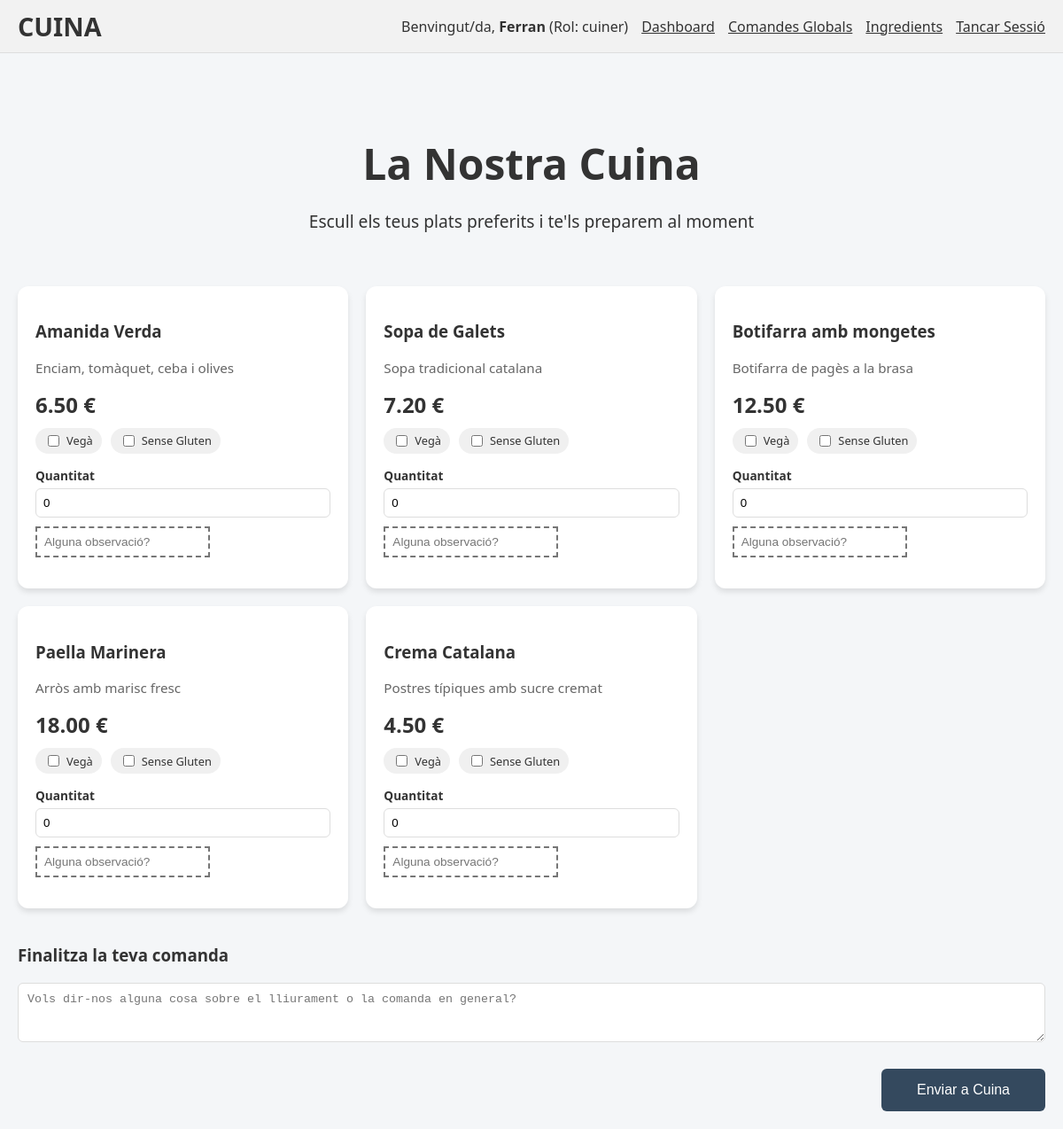
The page /public/menjar.php (signed in) on the database its author committed.
### tables this page shows
CREATE TABLE `plats` (
  `id` INT AUTO_INCREMENT PRIMARY KEY,
  `categoria_id` INT NOT NULL,
  `nom` VARCHAR(160) NOT NULL,
  `descripcio` TEXT,
  `preu` DECIMAL(10,2) NOT NULL,
  `imatge_url` VARCHAR(255),
  `disponible` BOOLEAN DEFAULT TRUE,
  FOREIGN KEY (`categoria_id`) REFERENCES `categories`(`id`)
);

### public/menjar.php (called while the page is built, shortened)
<?php
require_once __DIR__ . '/../src/database.php';
$plats = $dbConnection->query("SELECT * FROM plats WHERE disponible = 1")->fetch_all(MYSQLI_ASSOC);
require_once __DIR__ . '/../views/menjar.view.php';
?>

### views/menjar.view.php (the view, shortened to what this page needs)
<!DOCTYPE html>
<html lang="ca">
<head>
    <link rel="stylesheet" href="css/styles.css">
</head>
<body>
    <?php require_once __DIR__ . '/partials/header.php'; ?>
    <div class="container">
        <header style="background: none; box-shadow: none; padding: 40px 0; text-align: center; flex-direction: column;">
            <h1 style="font-size: 3rem; margin-bottom: 10px;">La Nostra Cuina</h1>
            <p style="color: var(--grey); font-size: 1.2rem;">Escull els teus plats preferits i te'ls preparem al moment</p>
        </header>
        <form action="menjar.php" method="POST">
            <div class="menu-grid">
                <?php foreach ($plats as $plat): ?>
                    <div class="menu-item">
                        <div class="menu-content">
                            <h3><?php echo htmlspecialchars($plat['nom']); ?></h3>
                            <p style="color: #666; font-size: 0.95rem; margin-bottom: 15px;">
                                <?php echo htmlspecialchars($plat['descripcio']); ?>
                            </p>
                            <div class="price"><?php echo number_format($plat['preu'], 2); ?> €</div>
                            <div class="dietary-tags">
                                <label class="badge badge-vega">
                                    <input type="checkbox" name="items[<?php echo $plat['id']; ?>][vega]"> Vegà
                                </label>
                                <label class="badge badge-gluten">
                                    <input type="checkbox" name="items[<?php echo $plat['id']; ?>][sense_gluten]"> Sense Gluten
                                </label>
                            </div>
                            <div class="form-group" style="margin-bottom: 10px;">
                                <label style="font-size: 0.85rem;">Quantitat</label>
                                <input type="number" name="items[<?php echo $plat['id']; ?>][quantitat]" value="0" min="0" max="10" style="padding: 8px;">
                            </div>
                            <input type="text" name="items[<?php echo $plat['id']; ?>][comentaris]"
                                   placeholder="Alguna observació?"
                                   class="form-group" style="padding: 8px; font-size: 0.85rem; border-style: dashed;">
                        </div>
                    </div>
                <?php endforeach; ?>
            </div>
            <div class="card" style="margin-top: 40px; border-left: 5px solid var(--secondary);">
                <h3 style="margin-top: 0;">Finalitza la teva comanda</h3>
                <div class="form-group">
                    <textarea name="notes_generals" placeholder="Vols dir-nos alguna cosa sobre el lliurament o la comanda en general?" rows="3"></textarea>
                </div>
                <div style="text-align: right;">
                    <button type="submit" name="realitzar_comanda" class="btn-primary" style="width: auto; padding: 15px 40px;">Enviar a Cuina</button>
                </div>
            </div>
        </form>
    </div>
</body>
</html>

### public/css/styles.css (style rules this page uses)
:root { --color-pendent: #e74c3c; --color-preparacio: #e67e22; --color-llest: #3498db; --color-entregat: #27ae60; --bg-body: #f4f6f8; --text-main: #333; --card-bg: #fff; --shadow: 0 4px 6px rgba(0,0,0,0.1); }
body { margin: 0; font-family: 'Segoe UI', sans-serif; background: var(--bg-body); color: var(--text-main); display: flex; flex-direction: column; min-height: 100vh; }
.container { max-width: 1200px; margin: 0 auto; padding: 20px; width: 100%; box-sizing: border-box; }
header { flex-wrap: wrap; gap: 10px; }
.form-group { margin-bottom: 15px; }
.form-group label { display: block; margin-bottom: 5px; font-weight: 600; }
.form-group input, .form-group textarea { width: 100%; padding: 10px; border: 1px solid #ddd; border-radius: 6px; box-sizing: border-box; }
button, .btn { width: 100%; padding: 12px; background: #34495e; color: white; border: none; border-radius: 6px; font-size: 16px; cursor: pointer; margin-top: 10px; text-align: center; text-decoration: none; display: inline-block; box-sizing: border-box; }
.menu-grid { display: grid; grid-template-columns: repeat(auto-fill, minmax(300px, 1fr)); gap: 20px; }
.menu-item { background: white; border-radius: 12px; box-shadow: var(--shadow); padding: 20px; display: flex; flex-direction: column; justify-content: space-between; transition: transform 0.2s; }
.price { font-size: 1.5rem; font-weight: bold; color: var(--text-main); margin: 10px 0; }
.dietary-tags { display: flex; gap: 10px; margin-bottom: 15px; }
.badge { background: #f0f0f0; padding: 5px 10px; border-radius: 20px; font-size: 0.8rem; cursor: pointer; display: flex; align-items: center; gap: 5px; }

### rows shown on the page
plats: nom "Amanida Verda", descripcio "Enciam, tomàquet, ceba i olives", preu "6.50"
plats: nom "Sopa de Galets", descripcio "Sopa tradicional catalana", preu "7.20"
plats: nom "Botifarra amb mongetes", descripcio "Botifarra de pagès a la brasa", preu "12.50"
plats: nom "Paella Marinera", descripcio "Arròs amb marisc fresc", preu "18.00"
plats: nom "Crema Catalana", descripcio "Postres típiques amb sucre cremat", preu "4.50"

### other values the page prints
$_SESSION['username'] "Ferran"
$_SESSION['rol'] "cuiner"
